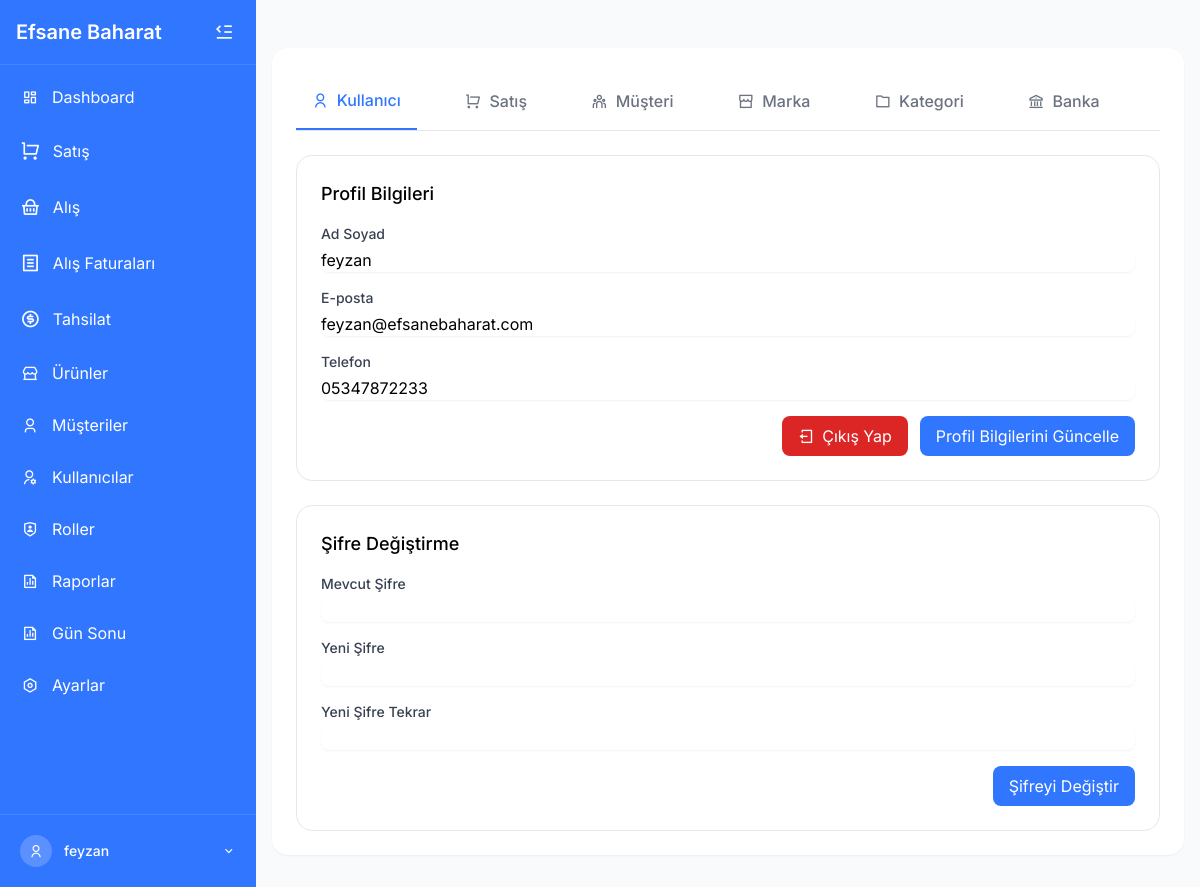
The app's page /ayarlar.php (signed in) with its own data.
### tables this page shows
CREATE TABLE `kullanicilar` (
  `id` int(11) NOT NULL,
  `kullanici_adi` varchar(100) NOT NULL,
  `eposta` varchar(255) NOT NULL,
  `sifre` varchar(255) NOT NULL,
  `telefon` varchar(20) DEFAULT NULL,
  `rol_id` int(11) NOT NULL DEFAULT 2,
  `eposta_bildirim` tinyint(1) NOT NULL DEFAULT 1,
  `sms_bildirim` tinyint(1) NOT NULL DEFAULT 1,
  `aktif` tinyint(1) NOT NULL DEFAULT 1,
  `created_at` timestamp NOT NULL DEFAULT current_timestamp(),
  `updated_at` timestamp NOT NULL DEFAULT current_timestamp() ON UPDATE current_timestamp(),
  `remember_token` varchar(255) DEFAULT NULL,
  `token_expires_at` datetime DEFAULT NULL
);

### ayarlar.php (the view, shortened to what this page needs)
<?php
include 'includes/header.php';
$kullanici_id = $_SESSION['kullanici_id'] ?? 0;
$kullanici = [];
if ($kullanici_id > 0) {
    try {
        $stmt = $pdo->prepare("SELECT * FROM kullanicilar WHERE id = :id");
        $stmt->execute([':id' => $kullanici_id]);
        $kullanici = $stmt->fetch(PDO::FETCH_ASSOC);
    } catch (PDOException $e) {
        $errorMessage = 'Kullanıcı bilgileri alınırken hata oluştu: ' . $e->getMessage();
    }
}
?>
<!DOCTYPE html>
<html lang="tr">
<head>
    <script src="https://cdn.tailwindcss.com"></script>
    <link href="https://cdn.jsdelivr.net/npm/remixicon@4.5.0/fonts/remixicon.css" rel="stylesheet">
</head>
<body class="bg-gray-50 min-h-screen">
    <div class="max-w-7xl mx-auto px-2 sm:px-4 py-4 sm:py-8">
        <div class="bg-white rounded-lg shadow-sm p-3 sm:p-6">
            <div class="border-b overflow-hidden">
                <nav class="flex space-x-4 sm:space-x-8" role="tablist">
                    <button class="tab-btn active px-3 py-3 sm:px-4 sm:py-4 text-primary border-b-2 border-primary font-medium text-sm sm:text-base" data-tab="user">
                        <i class="ri-user-line mr-1 sm:mr-2"></i>Kullanıcı
                </button>
                    <button class="tab-btn px-3 py-3 sm:px-4 sm:py-4 text-gray-500 hover:text-gray-700 font-medium text-sm sm:text-base" data-tab="sales">
                        <i class="ri-shopping-cart-line mr-1 sm:mr-2"></i>Satış
                    </button>
                    <button class="tab-btn px-3 py-3 sm:px-4 sm:py-4 text-gray-500 hover:text-gray-700 font-medium text-sm sm:text-base" data-tab="customer">
                        <i class="ri-team-line mr-1 sm:mr-2"></i>Müşteri
                    </button>
                    <button class="tab-btn px-3 py-3 sm:px-4 sm:py-4 text-gray-500 hover:text-gray-700 font-medium text-sm sm:text-base" data-tab="brand">
                        <i class="ri-store-line mr-1 sm:mr-2"></i>Marka
                    </button>
                    <button class="tab-btn px-3 py-3 sm:px-4 sm:py-4 text-gray-500 hover:text-gray-700 font-medium text-sm sm:text-base" data-tab="category">
                        <i class="ri-folder-line mr-1 sm:mr-2"></i>Kategori
                    </button>
                    <button class="tab-btn px-3 py-3 sm:px-4 sm:py-4 text-gray-500 hover:text-gray-700 font-medium text-sm sm:text-base" data-tab="bank">
                        <i class="ri-bank-line mr-1 sm:mr-2"></i>Banka
                    </button>
                </nav>
            </div>
            <div class="mt-6">
                <div id="user" class="tab-content active">
                    <div class="space-y-6">
                        <div class="grid grid-cols-1 gap-6">
                            <div class="bg-white p-4 sm:p-6 rounded-lg border">
                                <h3 class="text-lg font-medium mb-4">Profil Bilgileri</h3>
                                <form method="POST" action="">
                                    <div class="space-y-4">
                                        <div>
                                            <label class="block text-sm font-medium text-gray-700">Ad Soyad</label>
                                            <input type="text" name="ad_soyad" class="mt-1 block w-full rounded-button border-gray-300 shadow-sm focus:border-primary focus:ring-primary" value="<?= htmlspecialchars($kullanici['kullanici_adi'] ?? '') ?>">
                                        </div>
                                        <div>
                                            <label class="block text-sm font-medium text-gray-700">E-posta</label>
                                            <input type="email" name="eposta" class="mt-1 block w-full rounded-button border-gray-300 shadow-sm focus:border-primary focus:ring-primary" value="<?= htmlspecialchars($kullanici['eposta'] ?? '') ?>">
                                        </div>
                                        <div>
                                            <label class="block text-sm font-medium text-gray-700">Telefon</label>
                                            <input type="tel" name="telefon" class="mt-1 block w-full rounded-button border-gray-300 shadow-sm focus:border-primary focus:ring-primary" value="<?= htmlspecialchars($kullanici['telefon'] ?? '') ?>">
                                        </div>
                                    </div>
                                    <div class="mt-4 flex justify-end space-x-3">
                                        <a href="logout.php" class="px-4 py-2 bg-red-600 text-white rounded-button hover:bg-red-700 flex items-center">
                                            <i class="ri-logout-box-line mr-2"></i>Çıkış Yap
                                        </a>
                                        <button type="submit" class="px-4 py-2 bg-primary text-white rounded-button hover:bg-primary/90">Profil Bilgilerini Güncelle</button>
                                    </div>
                                </form>
                            </div>
                            <div class="bg-white p-4 sm:p-6 rounded-lg border">
                                <h3 class="text-lg font-medium mb-4">Şifre Değiştirme</h3>
                                <form method="POST" action="">
                                    <div class="space-y-4">
                                        <div>
                                            <label class="block text-sm font-medium text-gray-700">Mevcut Şifre</label>
                                            <input type="password" name="mevcut_sifre" class="mt-1 block w-full rounded-button border-gray-300 shadow-sm focus:border-primary focus:ring-primary">
                                        </div>
                                        <div>
                                            <label class="block text-sm font-medium text-gray-700">Yeni Şifre</label>
                                            <input type="password" name="yeni_sifre" class="mt-1 block w-full rounded-button border-gray-300 shadow-sm focus:border-primary focus:ring-primary">
                                        </div>
                                        <div>
                                            <label class="block text-sm font-medium text-gray-700">Yeni Şifre Tekrar</label>
                                            <input type="password" name="yeni_sifre_tekrar" class="mt-1 block w-full rounded-button border-gray-300 shadow-sm focus:border-primary focus:ring-primary">
                                        </div>
                                    </div>
                                    <div class="mt-4 flex justify-end">
                                        <button type="submit" class="px-4 py-2 bg-primary text-white rounded-button hover:bg-primary/90">Şifreyi Değiştir</button>
                                    </div>
                                </form>
                            </div>
                        </div>
                    </div>
                </div>
            </div>
    </div>
</div>
<?php include 'includes/footer.php'; ?>
</body>
</html>

### includes/header.php (style rules this page uses)
:where([class^="ri-"])::before { content: "\f3c2"; }
body { font-family: 'Inter', sans-serif; }

### ayarlar.php (style rules this page uses)
.tab-content { display: none; }
.tab-content.active { display: block; }
html, body { max-width: 100%; overflow-x: hidden; }

### records on screen
kullanicilar: ad_soyad "feyzan", eposta "feyzan@efsanebaharat.com", telefon "05347872233"

### other values on screen
$_SESSION['kullanici_adi'] "feyzan"
